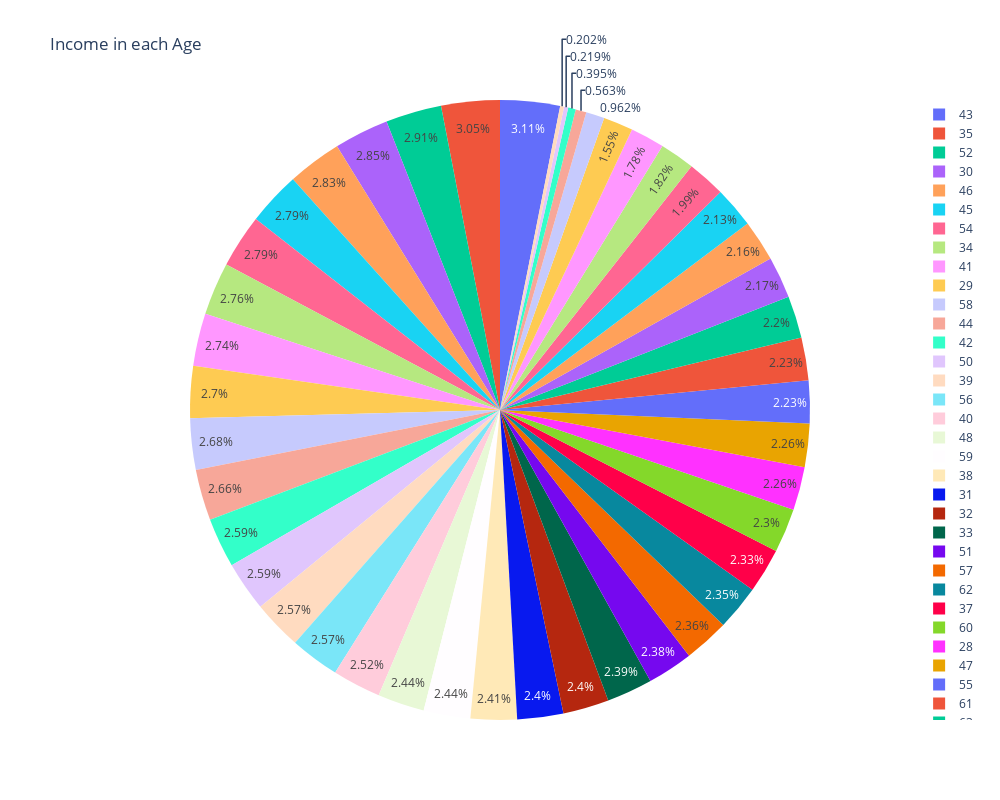

Source (notebook cell):
### Code cell
import plotly.express as px
df = px.data.tips()
fig = px.pie(df3, values='Income', names='Age', title = "Income in each Age")
fig.update_layout(height=800, width=1000)
fig.show()

### Figure 1 — Plotly figure (JSON) as saved in the notebook; plotly's stock layout.template omitted (floating-point values rounded to 4 significant figures; data arrays with more than 128 entries replaced by an {"elided": "..."} marker saying what was removed)
{"data": [{"domain": {"x": [0, 1], "y": [0, 1]}, "hovertemplate": "Age=%{label}<br>Income=%{value}<extra></extra>", "labels": {"elided": "5000 int values"}, "legendgroup": "", "name": "", "showlegend": true, "type": "pie", "values": {"elided": "5000 int values"}}], "layout": {"height": 800, "legend": {"tracegroupgap": 0}, "title": {"text": "Income in each Age"}, "width": 1000}}
